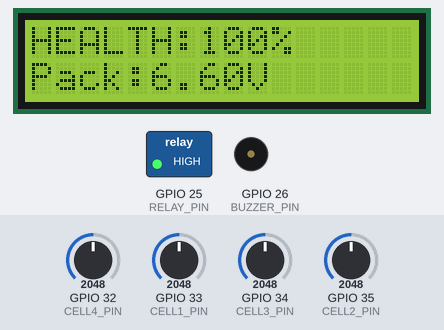
Recording of a sketch running on a simulated ESP32. Shown: 16×2 character LCD, switched loads named in the sketch (green lamp = pin HIGH), buzzer (waves = sounding, pin HIGH). The test bench sets the inputs (shaded band); at power-on: GPIO 32 (CELL4_PIN) = 2048, GPIO 33 (CELL1_PIN) = 2048, GPIO 34 (CELL3_PIN) = 2048, GPIO 35 (CELL2_PIN) = 2048. WiFi joins after 1.5 s; servers stay silent unless stated; uploads are accepted with an empty reply; what the sketch prints to the serial monitor is not drawn.

Above: at 3.2 s.
3.3 s: GPIO 32 (CELL4_PIN) set to 2686
At 5.0 s:
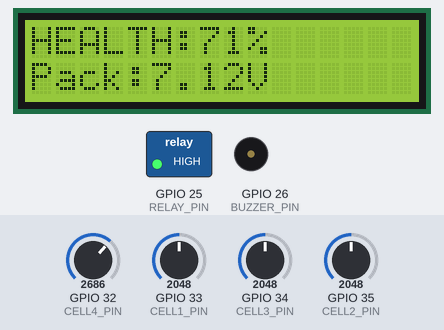
5.3 s: GPIO 32 (CELL4_PIN) set to 2749
At 5.69 s:
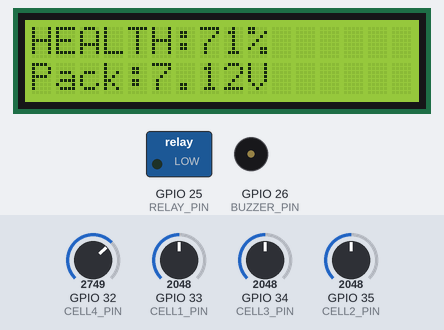
At 7.3 s:
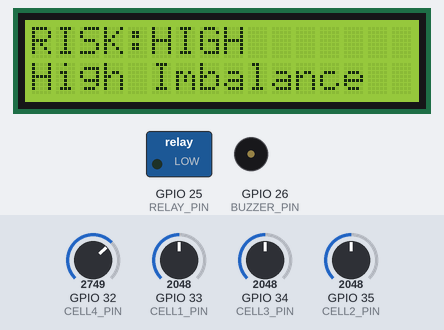
Timing chart, 0 to 8.8 s (numbered marks = the images above; inputs shaded):
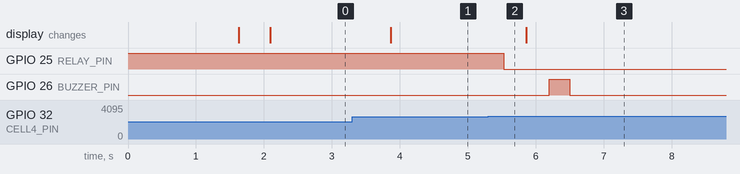

The sketch:

sketch.ino
```cpp
#include <WiFi.h>
#include <HTTPClient.h>
#include <ArduinoJson.h>
#include <Wire.h>
#include <LiquidCrystal_I2C.h>

LiquidCrystal_I2C lcd(0x27, 16, 2);

// WiFi
const char* ssid = "Wokwi-GUEST";
const char* password = "";

// Firebase
const char* FIREBASE_LIVE_URL =
"https://executive-battery-dashboard-default-rtdb.asia-southeast1.firebasedatabase.app/live.json";

const char* FIREBASE_HISTORY_URL =
"https://executive-battery-dashboard-default-rtdb.asia-southeast1.firebasedatabase.app/history.json";

// Pins
#define CELL1_PIN 33
#define CELL2_PIN 35
#define CELL3_PIN 34
#define CELL4_PIN 32
#define RELAY_PIN 25
#define BUZZER_PIN 26

// Limits
#define LOW_LIMIT 1.00
#define HIGH_LIMIT 3.20
#define IMBALANCE_LIMIT 30.0

// Timing
#define ADC_INTERVAL 300
#define LCD_INTERVAL 600
#define SERIAL_INTERVAL 1000
#define FIREBASE_INTERVAL 1500
#define HISTORY_INTERVAL 3000
#define BUZZER_INTERVAL 300

float cell[4];
float packVoltage = 0;
float avgVoltage = 0;
float maxVoltage = 0;
float minVoltage = 0;
float imbalance = 0;
float healthScore = 100;

bool fault = false;
bool relayState = true;
bool buzzerState = false;

String riskLevel = "LOW";
String lastFault = "No Fault";
String recommendation = "Battery operating normally";
String runtimeState = "NORMAL";

unsigned long lastADC = 0;
unsigned long lastLCD = 0;
unsigned long lastSerial = 0;
unsigned long lastFirebase = 0;
unsigned long lastHistory = 0;
unsigned long lastBuzzer = 0;

String lastLine0 = "";
String lastLine1 = "";

float readVoltage(int pin) {
  int adc = analogRead(pin);
  return (adc * 3.3) / 4095.0;
}

void printLCDLine(int row, String text) {
  if (text.length() > 16) text = text.substring(0, 16);
  while (text.length() < 16) text += " ";

  if (row == 0 && text != lastLine0) {
    lcd.setCursor(0, 0);
    lcd.print(text);
    lastLine0 = text;
  }

  if (row == 1 && text != lastLine1) {
    lcd.setCursor(0, 1);
    lcd.print(text);
    lastLine1 = text;
  }
}

void readCells() {
  cell[0] = readVoltage(CELL1_PIN);
  cell[1] = readVoltage(CELL2_PIN);
  cell[2] = readVoltage(CELL3_PIN);
  cell[3] = readVoltage(CELL4_PIN);
}

void analyzeBattery() {
  packVoltage = 0;
  maxVoltage = cell[0];
  minVoltage = cell[0];

  for (int i = 0; i < 4; i++) {
    packVoltage += cell[i];
    if (cell[i] > maxVoltage) maxVoltage = cell[i];
    if (cell[i] < minVoltage) minVoltage = cell[i];
  }

  avgVoltage = packVoltage / 4.0;
  imbalance = (avgVoltage > 0) ? ((maxVoltage - minVoltage) / avgVoltage) * 100.0 : 0;

  fault = false;
  riskLevel = "LOW";
  lastFault = "No Fault";
  recommendation = "Battery operating normally";
  runtimeState = "NORMAL";

  for (int i = 0; i < 4; i++) {
    if (cell[i] < LOW_LIMIT) {
      fault = true;
      riskLevel = "CRITICAL";
      lastFault = "Low Cell " + String(i + 1);
      recommendation = "Inspect or replace weak battery cell";
      runtimeState = "FAULT";
    }

    if (cell[i] > HIGH_LIMIT) {
      fault = true;
      riskLevel = "HIGH";
      lastFault = "Overvolt Cell " + String(i + 1);
      recommendation = "Stop charging and isolate battery pack";
      runtimeState = "FAULT";
    }
  }

  if (imbalance > IMBALANCE_LIMIT) {
    fault = true;
    riskLevel = "HIGH";
    lastFault = "High Imbalance";
    recommendation = "Perform cell balancing";
    runtimeState = "FAULT";
  }

  healthScore = 100.0 - imbalance;
  if (healthScore < 0) healthScore = 0;
  if (healthScore > 100) healthScore = 100;

  if (fault)
{
    relayState = false;
    buzzerState = true;

    digitalWrite(RELAY_PIN, LOW);
}
else
{
    runtimeState = "NORMAL";
    riskLevel = "LOW";
    lastFault = "No Fault";
    recommendation = "Battery operating normally";

    relayState = true;
    buzzerState = false;

    digitalWrite(RELAY_PIN, HIGH);
    digitalWrite(BUZZER_PIN, LOW);
}
}

void updateLCD() {
  if (fault) {
    printLCDLine(0, "RISK:" + riskLevel);
    printLCDLine(1, lastFault);
  } else {
    printLCDLine(0, "HEALTH:" + String(healthScore, 0) + "%");
    printLCDLine(1, "Pack:" + String(packVoltage, 2) + "V");
  }
}

void updateBuzzer() {
  if (fault) {
    if (millis() - lastBuzzer >= BUZZER_INTERVAL) {
      lastBuzzer = millis();
      buzzerState = !buzzerState;
      digitalWrite(BUZZER_PIN, buzzerState);
    }
  } else {
    buzzerState = false;
    digitalWrite(BUZZER_PIN, LOW);
  }
}

String createTelemetryJson() {
  StaticJsonDocument<512> doc;

  doc["cell1"] = cell[0];
  doc["cell2"] = cell[1];
  doc["cell3"] = cell[2];
  doc["cell4"] = cell[3];
  doc["packVoltage"] = packVoltage;
  doc["averageVoltage"] = avgVoltage;
  doc["imbalance"] = imbalance;
  doc["healthScore"] = healthScore;
  doc["runtimeState"] = runtimeState;
  doc["riskLevel"] = riskLevel;
  doc["relayStatus"] = relayState ? "ON" : "OFF";
  doc["buzzerStatus"] = buzzerState ? "ON" : "OFF";
  doc["lastFault"] = lastFault;
  doc["recommendation"] = recommendation;
  doc["timestamp"] = millis();

  String jsonData;
  serializeJson(doc, jsonData);
  return jsonData;
}

void uploadLiveToFirebase() {
  if (WiFi.status() != WL_CONNECTED) return;

  String jsonData = createTelemetryJson();

  HTTPClient http;
  http.begin(FIREBASE_LIVE_URL);
  http.addHeader("Content-Type", "application/json");

  int responseCode = http.PUT(jsonData);

  Serial.print("Firebase Live Response: ");
  Serial.println(responseCode);

  http.end();
}

void uploadHistoryToFirebase() {
  if (WiFi.status() != WL_CONNECTED) return;

  String jsonData = createTelemetryJson();

  HTTPClient http;
  http.begin(FIREBASE_HISTORY_URL);
  http.addHeader("Content-Type", "application/json");

  int responseCode = http.POST(jsonData);

  Serial.print("Firebase History Response: ");
  Serial.println(responseCode);

  http.end();
}

void printSerialDashboard() {
  Serial.println("==========================================");
  Serial.println("EXECUTIVE BATTERY INTELLIGENCE DASHBOARD");
  Serial.println("==========================================");

  Serial.print("Cell1: "); Serial.println(cell[0], 2);
  Serial.print("Cell2: "); Serial.println(cell[1], 2);
  Serial.print("Cell3: "); Serial.println(cell[2], 2);
  Serial.print("Cell4: "); Serial.println(cell[3], 2);

  Serial.print("Pack Voltage: "); Serial.println(packVoltage, 2);
  Serial.print("Average Voltage: "); Serial.println(avgVoltage, 2);
  Serial.print("Imbalance: "); Serial.println(imbalance, 2);
  Serial.print("Health Score: "); Serial.println(healthScore, 1);

  Serial.print("Runtime State: "); Serial.println(runtimeState);
  Serial.print("Risk Level: "); Serial.println(riskLevel);
  Serial.print("Relay: "); Serial.println(relayState ? "ON" : "OFF");
  Serial.print("Buzzer: "); Serial.println(buzzerState ? "ON" : "OFF");
  Serial.print("Last Fault: "); Serial.println(lastFault);
  Serial.print("Recommendation: "); Serial.println(recommendation);

  Serial.print("WiFi: ");
  Serial.println(WiFi.status() == WL_CONNECTED ? "CONNECTED" : "DISCONNECTED");

  Serial.println();
}

void setup() {
  Serial.begin(115200);

  pinMode(RELAY_PIN, OUTPUT);
  pinMode(BUZZER_PIN, OUTPUT);

  digitalWrite(RELAY_PIN, HIGH);
  digitalWrite(BUZZER_PIN, LOW);

  lcd.init();
  lcd.backlight();

  printLCDLine(0, "Executive BMS");
  printLCDLine(1, "Connecting WiFi");

  WiFi.begin(ssid, password);

  while (WiFi.status() != WL_CONNECTED) {
    delay(300);
    Serial.print(".");
  }

  Serial.println();
  Serial.println("WiFi Connected");

  printLCDLine(0, "WiFi Connected");
  printLCDLine(1, "Firebase Ready");

  readCells();
  analyzeBattery();

  uploadLiveToFirebase();
  uploadHistoryToFirebase();
}

void loop() {
  unsigned long now = millis();

  if (now - lastADC >= ADC_INTERVAL) {
    lastADC = now;
    readCells();
    analyzeBattery();
  }

  if (now - lastLCD >= LCD_INTERVAL) {
    lastLCD = now;
    updateLCD();
  }

  if (now - lastSerial >= SERIAL_INTERVAL) {
    lastSerial = now;
    printSerialDashboard();
  }

  if (now - lastFirebase >= FIREBASE_INTERVAL) {
    lastFirebase = now;
    uploadLiveToFirebase();
  }

  if (now - lastHistory >= HISTORY_INTERVAL) {
    lastHistory = now;
    uploadHistoryToFirebase();
  }

  updateBuzzer();
}
```

Measured:
- the behaviour switches between 2712 and 2713 on GPIO 32 (CELL4_PIN) (found by bisection; images 1 and 2)
- after the input at 3.3 s, the display: changes after 0.56 s (image 1)
- after the input at 5.3 s, GPIO 25 (RELAY_PIN): HIGH → LOW after 0.23 s; GPIO 26 (BUZZER_PIN): LOW → HIGH after 0.90 s, → LOW 0.30 s later
